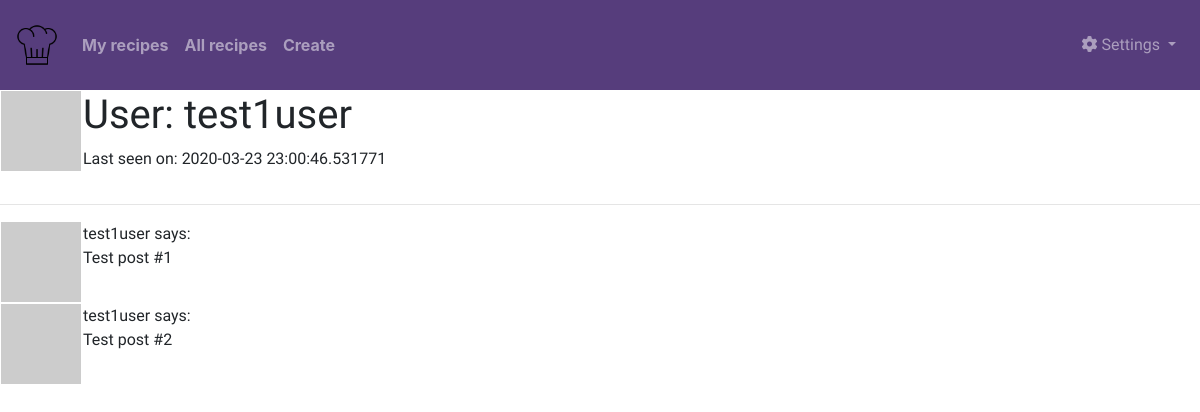
Page /main/user/test1user (signed in) on the committed database.
### app/models.py (models this page shows, shortened)
class User(UserMixin, db.Model):
    id = db.Column(db.Integer, primary_key=True)
    username = db.Column(db.String(64), index=True, unique=True)
    email = db.Column(db.String(120), index=True, unique=True)
    password_hash = db.Column(db.String(128))
    recipes = db.relationship('Recipe', backref='author', lazy='dynamic')
    about_me = db.Column(db.String(140))
    last_seen = db.Column(db.DateTime, default=datetime.utcnow)
    def avatar(self, size):
        digest = md5(self.email.lower().encode('utf-8')).hexdigest()
        return 'https://www.gravatar.com/avatar/{}?d=identicon&s={}'.format(
            digest, size)

### app/main/routes.py (the view)
@bp.route('/user/<username>')
@login_required
def user(username):
    user = User.query.filter_by(username=username).first_or_404()
    posts = [
        {'author': user, 'body': 'Test post #1'},
        {'author': user, 'body': 'Test post #2'}
    ]
    return render_template('user.html', user=user, posts=posts)

### app/main/routes.py (called while the page is built)
@bp.before_request
def before_request():
    if current_user.is_authenticated:
        current_user.last_seen = datetime.utcnow()
        db.session.commit()
        g.search_form = SearchForm()

### app/models.py (called while the page is built)
@login.user_loader
def load_user(id):
    return User.query.get(int(id))

    @classmethod
    def before_commit(cls, session):
        session._changes = {
            'add': list(session.new),
            'update': list(session.dirty),
            'delete': list(session.deleted)
        }

    @classmethod
    def after_commit(cls, session):
        for obj in session._changes['add']:
            if isinstance(obj, SearchableMixin):
                add_to_index(obj.__tablename__, obj)
        for obj in session._changes['update']:
            if isinstance(obj, SearchableMixin):
                add_to_index(obj.__tablename__, obj)
        for obj in session._changes['delete']:
            if isinstance(obj, SearchableMixin):
                remove_from_index(obj.__tablename__, obj)
        session._changes = None

### app/templates/user.html (shortened to what this page needs)
{% extends "base.html" %}
{% block content %}
    <table>
        <tr valign="top">
            <td><img src="{{ user.avatar(128) }}"></td>
            <td>
                <h1>User: {{ user.username }}</h1>
                {% if user.last_seen %}<p>Last seen on: {{ user.last_seen }}</p>{% endif %}
            </td>
        </tr>
    </table>
    <hr>
    {% for post in posts %}
        {% include '_post.html' %}
    {% endfor %}
{% endblock %}

### app/templates/_post.html
    <table>
        <tr valign="top">
            <td><img src="{{ post.author.avatar(36) }}"></td>
            <td>{{ post.author.username }} says:<br>{{ post.body }}</td>
        </tr>
    </table>

### app/static/css/base.css (style rules this page uses)
body { font-family: 'Baloo 2', cursive; }

### rows in the picture
User: username "test1user", last_seen "2020-03-23 23:00:46.531771", author.username "test1user" "test1user"

### other values in the picture
{{ post.body }} "Test post #1" "Test post #2"
